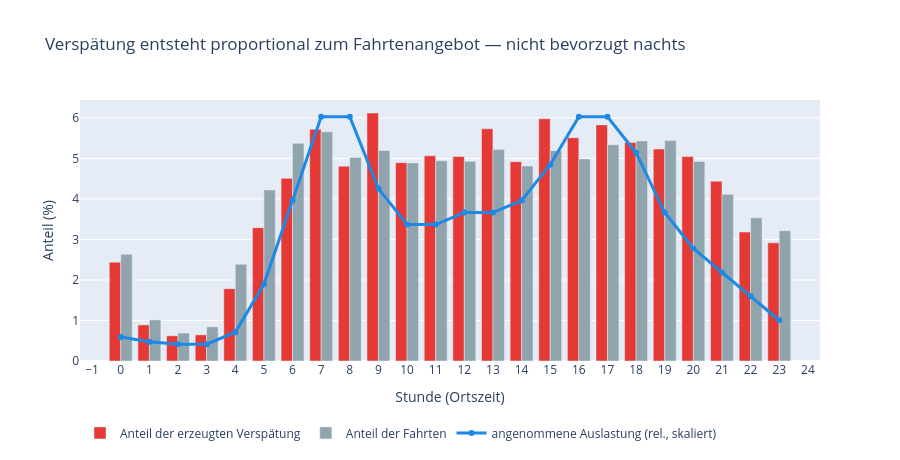

Notebook code cell kept with this figure:
### Code cell
fig = go.Figure()
fig.add_trace(go.Bar(x=je_stunde.index, y=je_stunde["Anteil Verspätung (%)"],
                     name="Anteil der erzeugten Verspätung", marker_color="#E53935"))
fig.add_trace(go.Bar(x=je_stunde.index, y=je_stunde["Anteil Fahrten (%)"],
                     name="Anteil der Fahrten", marker_color="#90A4AE"))
fig.add_trace(go.Scatter(x=je_stunde.index, y=je_stunde["Auslastung (rel.)"] * 100 / 15,
                         name="angenommene Auslastung (rel., skaliert)", yaxis="y2",
                         mode="lines+markers", line=dict(color="#1E88E5", width=3)))

fig.update_layout(
    barmode="group",
    title="Verspätung entsteht proportional zum Fahrtenangebot — nicht bevorzugt nachts",
    xaxis_title="Stunde (Ortszeit)", yaxis_title="Anteil (%)",
    yaxis2=dict(overlaying="y", side="right", showgrid=False, visible=False),
    height=460, legend=dict(orientation="h", y=-0.22),
)
fig.update_xaxes(dtick=1)
fig.show()

### Figure 1 — Plotly figure (JSON) as saved in the notebook; plotly's stock layout.template omitted (floating-point values rounded to 4 significant figures)
{"data": [{"marker": {"color": "#E53935"}, "name": "Anteil der erzeugten Verspätung", "type": "bar", "x": [0, 1, 2, 3, 4, 5, 6, 7, 8, 9, 10, 11, 12, 13, 14, 15, 16, 17, 18, 19, 20, 21, 22, 23], "y": [2.438, 0.8905, 0.6226, 0.6447, 1.784, 3.291, 4.508, 5.72, 4.806, 6.12, 4.895, 5.065, 5.047, 5.731, 4.92, 5.978, 5.511, 5.827, 5.39, 5.231, 5.045, 4.436, 3.183, 2.916]}, {"marker": {"color": "#90A4AE"}, "name": "Anteil der Fahrten", "type": "bar", "x": [0, 1, 2, 3, 4, 5, 6, 7, 8, 9, 10, 11, 12, 13, 14, 15, 16, 17, 18, 19, 20, 21, 22, 23], "y": [2.633, 1.014, 0.6889, 0.844, 2.388, 4.221, 5.371, 5.657, 5.021, 5.195, 4.89, 4.942, 4.928, 5.218, 4.814, 5.192, 4.988, 5.336, 5.431, 5.441, 4.923, 4.116, 3.533, 3.216]}, {"line": {"color": "#1E88E5", "width": 3}, "mode": "lines+markers", "name": "angenommene Auslastung (rel., skaliert)", "type": "scatter", "x": [0, 1, 2, 3, 4, 5, 6, 7, 8, 9, 10, 11, 12, 13, 14, 15, 16, 17, 18, 19, 20, 21, 22, 23], "y": [0.5333, 0.4, 0.3333, 0.3333, 0.6667, 2.0, 4.333, 6.667, 6.667, 4.667, 3.667, 3.667, 4.0, 4.0, 4.333, 5.333, 6.667, 6.667, 5.667, 4.0, 3.0, 2.333, 1.667, 1.0], "yaxis": "y2"}], "layout": {"barmode": "group", "height": 460, "legend": {"orientation": "h", "y": -0.22}, "title": {"text": "Verspätung entsteht proportional zum Fahrtenangebot — nicht bevorzugt nachts"}, "xaxis": {"dtick": 1, "title": {"text": "Stunde (Ortszeit)"}}, "yaxis": {"title": {"text": "Anteil (%)"}}, "yaxis2": {"overlaying": "y", "showgrid": false, "side": "right", "visible": false}}}
